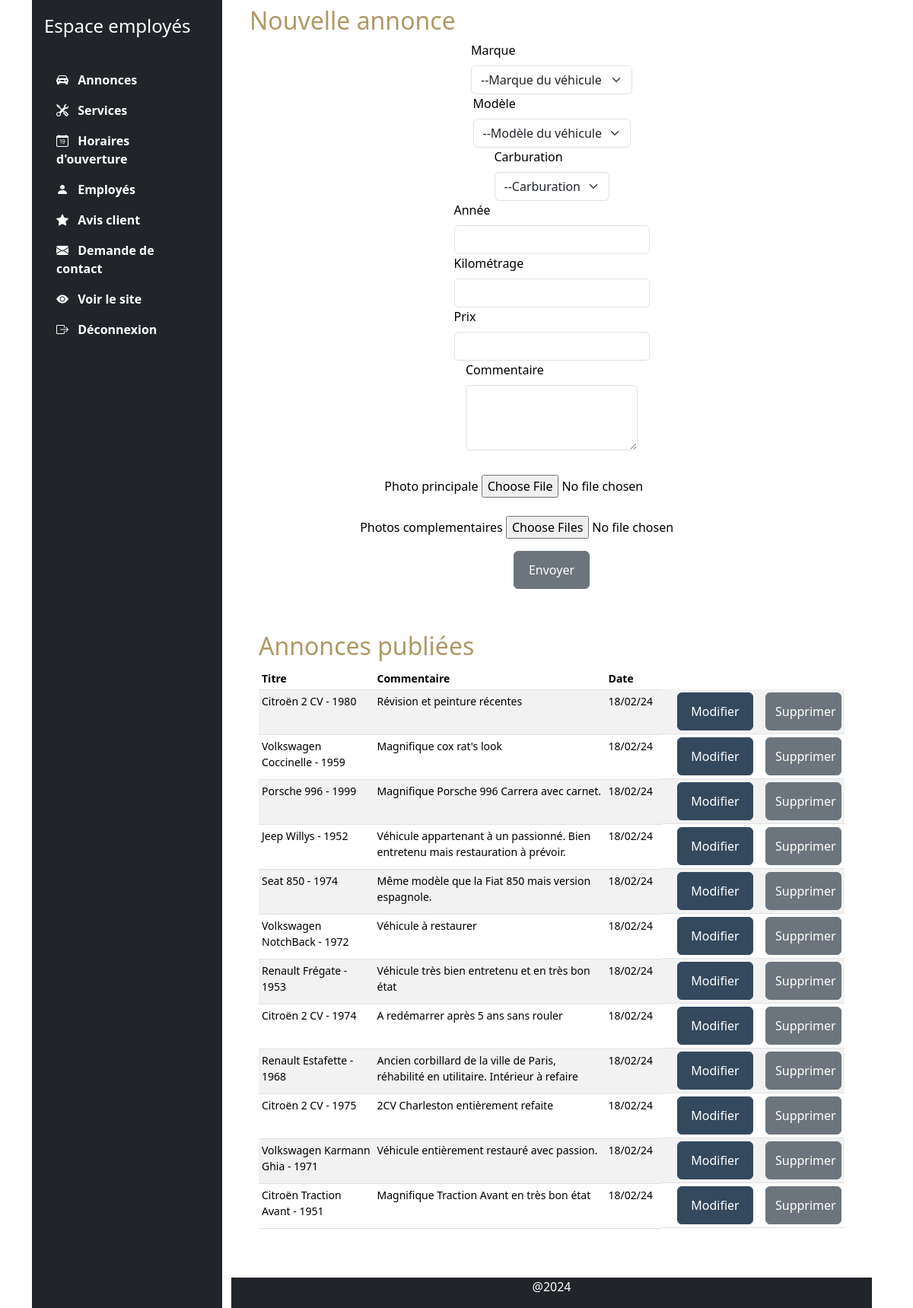
The page /?controller=admin&action=annonces (signed in) on the database its author committed.
### tables this page shows
CREATE TABLE Cars
(
    id_car INT AUTO_INCREMENT PRIMARY KEY NOT NULL,
    id_brand INT,
    id_model INT,
    id_carburetion INT,
    km INT,
    main_image VARCHAR(50),
    year INT,
    price FLOAT,
    date DATETIME,
    comment VARCHAR(255)
);

CREATE TABLE Brands
(
    id_brand int AUTO_INCREMENT PRIMARY KEY NOT NULL,
    brand    VARCHAR(50) NOT NULL
);

CREATE TABLE Models
(
    id_model int AUTO_INCREMENT PRIMARY KEY NOT NULL,
    model VARCHAR(50) NOT NULL,
    id_brand int,
    FOREIGN KEY (id_brand) REFERENCES Brands(id_brand)
);

### App/Repository/CarsRepository.php (called while the page is built, shortened)
<?php
require_once('./App/Entity/Car.php');
class CarsRepository extends Repository
{
  public function getCars(int $limit = null): array
  {
    $sql = "SELECT id_car, km, main_image,  year, price, date, comment, brand, model, carburetion, CONCAT(brand, model, year) as title FROM Cars
    LEFT JOIN Brands ON Cars.id_brand = Brands.id_brand
    LEFT JOIN Models ON Cars.id_model = Models.id_model
    LEFT JOIN carburetion ON Cars.id_carburetion = carburetion.id_carburetion";
    $query = $this->pdo->prepare($sql);
    $query->execute();
    $response = $query->fetchAll($this->pdo::FETCH_ASSOC);
    $listCars = [];
    foreach ($response as $car) {
      $car = new Car($car['id_car'], $car['brand'], $car['model'], $car['carburetion'], $car['km'], $car['year'], $car['price'], $car['comment'], $car['date'], $car['main_image'], [], []);
      $listCars[] = $car;
    }
    return $listCars;
  }
}

### App/Repository/Repository.php (called while the page is built, shortened)
<?php
class Repository
{
    public function __construct()
    {
        $mysql = Mysql::getInstance();
        $this->pdo = $mysql->getPDO();
    }
}

### configDb.php (called while the page is built)
<?php
return [
  'db_name' => 'garage_parrot',
  'db_user' => 'root',
  'db_password' => '',
  'db_port' => '3306',
  'db_host' => 'localhost'
];

### App/Db/Mysql.php (called while the page is built, shortened)
<?php
class Mysql {
    private $db_name;
    private $db_user;
    private $db_password;
    private $db_port;
    private $db_host;
    private $pdo = null;
    private static $_instance = null;
    private function __construct()
    {
      $conf = require_once ('./configDb.php');
      if(isset($conf['db_name'])) {
        $this->db_name = $conf['db_name'];
      }
      if(isset($conf['db_user'])) {
        $this->db_user = $conf['db_user'];
      }
      if(isset($conf['db_password'])) {
        $this->db_password = $conf['db_password'];
      }
      if(isset($conf['db_port'])) {
        $this->db_port = $conf['db_port'];
      }
      if(isset($conf['db_host'])) {
        $this->db_host = $conf['db_host'];
      }
    }
    public static function getInstance():self
    {
      if(is_null(self::$_instance)) {
      self::$_instance = new Mysql();
      }
      return self::$_instance;
    }
    public function getPDO():\PDO
    {
      if(is_null($this->pdo)){
        $this->pdo = new \PDO('mysql:dbname=' . $this->db_name . ';charset=utf8;host=' . $this->db_host.':'.$this->db_port, $this->db_user, $this->db_password);
    }
      return $this->pdo;
    }
}

### index.php (called while the page is built, shortened)
<?php
require_once __DIR__.'/App/Controller/AdminController.php';
require_once __DIR__.'/App/Db/Mysql.php';
$controller = new Controller();
$controller->route();
?>

### App/Entity/Car.php (called while the page is built, shortened)
<?php
class Car
{
  protected int $idCar;
  protected string $brand;
  protected string $model;
  protected int $yearOfManufacture;
  protected string $comment;
  protected string $announcementDate;
  public function __construct(int $idCar, string $brand,string $model, string $carburetion, int $milage, int $yearOfManufacture, float $price, string $comment, string $announcementDate, string $mainImage, array $secondaryImage, array $options)
  {
    $this->idCar = $idCar;
    $this->brand = $brand;
    $this->model = $model;
    $this->yearOfManufacture = $yearOfManufacture;
    $this->comment = $comment;
    $this->announcementDate = $announcementDate;
  }
  public function getTitle():string
  {
    $title = $this->brand." ".$this->model." - ".$this->yearOfManufacture;
    return $title;
  }
  public function getComment(): string
  {
    return $this->comment;
  }
  public function getAnnouncementDate(): string
  {
    $date= new \DateTime($this->announcementDate);
    $dateFormated = $date->format('d/m/y');
    return $dateFormated;
  }
  public function getIdCar(): int
  {
    return $this->idCar;
  }
}

### templates/template/annonceAdmin.php (the view, shortened to what this page needs)
<?php foreach ($listCars as $car) { ?>
  <tr>
    <td><?= $car->getTitle() ?></td>
    <td><?= $car->getComment() ?></td>
    <td><?= $car->getAnnouncementDate() ?></td>
    <td></td>
    <td class="d-flex flex-row">
    <form action="?controller=admin&action=edit" method="POST">
        <input type="submit" value="Modifier" name="modifyCar" class="btn btn-primary mx-3" id="<?= $car->getIdCar() ?>">
    </form>
    <form action="?controller=admin&action=delete" method="POST">
        <input type="submit" value="Supprimer" name="deleteCar" class="btn btn-secondary" id="<?= $car->getIdCar() ?>">
    </form>
    </td>
  </tr>
<?php } ?>

### assets/css/adminStyle.css (style rules this page uses)
body { color: black; }
.btn { width: 100px; height: 50px; }

### rows shown on the page
cars: $car->getTitle() "Citroën 2 CV - 1980", comment "Révision et peinture récentes", date "18/02/24"
cars: $car->getTitle() "Volkswagen Coccinelle - 1959", comment "Magnifique cox rat's look", date "18/02/24"
cars: $car->getTitle() "Porsche 996 - 1999", comment "Magnifique Porsche 996 Carrera avec carnet.", date "18/02/24"
cars: $car->getTitle() "Jeep Willys - 1952", comment "Véhicule appartenant à un passionné. Bien entretenu mais restauration à prévoir.", date "18/02/24"
cars: $car->getTitle() "Seat 850 - 1974", comment "Même modèle que la Fiat 850 mais version espagnole.", date "18/02/24"
cars: $car->getTitle() "Volkswagen NotchBack - 1972", comment "Véhicule à restaurer", date "18/02/24"
cars: $car->getTitle() "Renault Frégate - 1953", comment "Véhicule très bien entretenu et en très bon état", date "18/02/24"
cars: $car->getTitle() "Citroën 2 CV - 1974", comment "A redémarrer après 5 ans sans rouler", date "18/02/24"
cars: $car->getTitle() "Renault Estafette - 1968", comment "Ancien corbillard de la ville de Paris, réhabilité en utilitaire. Intérieur à refaire", date "18/02/24"
cars: $car->getTitle() "Citroën 2 CV - 1975", comment "2CV Charleston entièrement refaite", date "18/02/24"
cars: $car->getTitle() "Volkswagen Karmann Ghia - 1971", comment "Véhicule entièrement restauré avec passion.", date "18/02/24"
cars: $car->getTitle() "Citroën Traction Avant - 1951", comment "Magnifique Traction Avant en très bon état", date "18/02/24"
